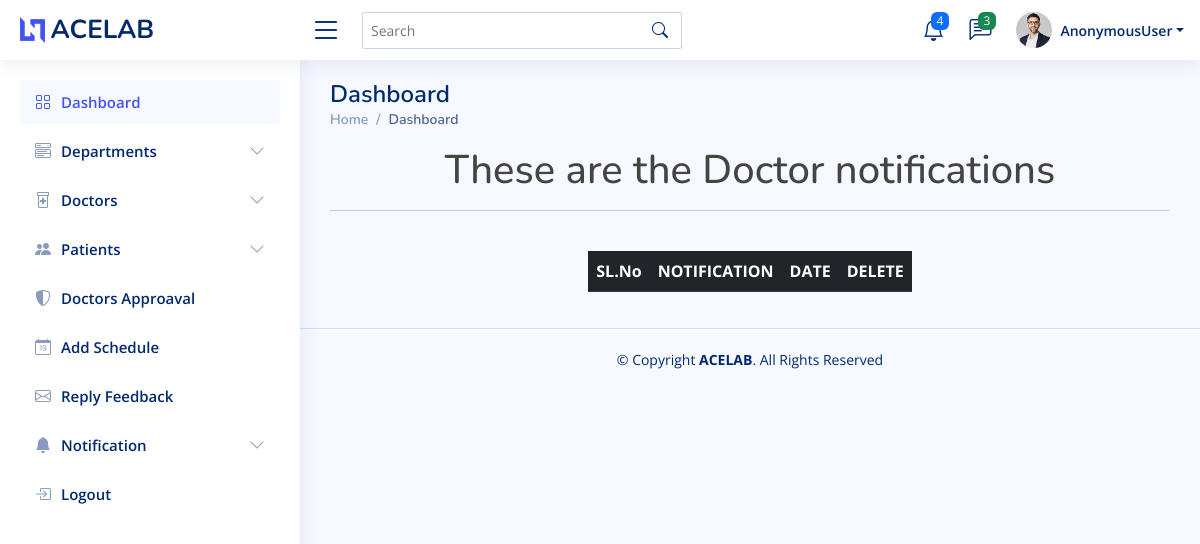
The page /view_doc_notifications on the database as committed earlier.
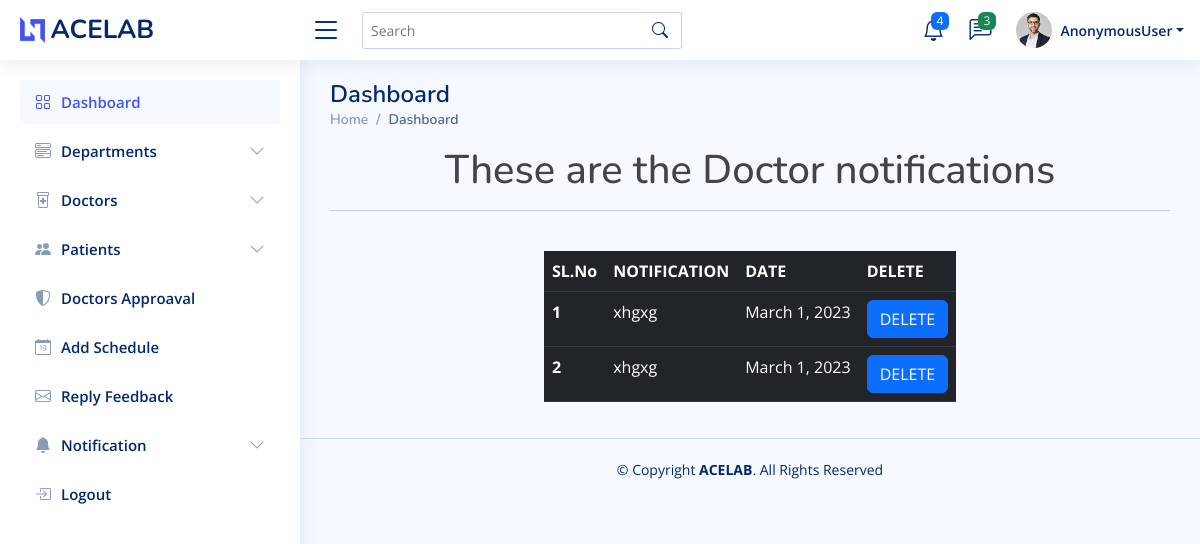
The same page on the database as committed later.
### home/models.py (models this page shows)
class DoctorNotification(models.Model):
    date = models.DateField(auto_now=True)
    subject = models.CharField(max_length=150)

### home/adminview.py (the view)
# urls.py: path('view_doc_notifications', adminview.view_doc_notifications, name='view_doc_notifications'),
def view_doc_notifications(request):
    data = DoctorNotification.objects.all()
    return render(request, 'admin1/doc_notification_list.html', {'data': data})

### templates/admin1/Doc_notification_list.html (shortened to what this page needs)
{% extends 'admin1/admindashboard.html' %}
{%load crispy_forms_tags %}
{% block content %}
<h1 style="text-align:center">These are the Doctor notifications</h1><hr><br>
<div class="row justify-content-center">
    <div class="col-auto">
        <table class="table table-dark table-responsive">
          <thead>
            <tr>
              <th scope="col">SL.No</th>
              <th scope="col">NOTIFICATION</th>
              <th scope="col">DATE</th>
              <th scope="col">DELETE</th>
            </tr>
          </thead>
          <tbody>
          {%  for i in data %}
            <tr>
              <th scope="row">{{forloop.counter}}</th>
              <td>{{i.subject}}</td>
              <td>{{i.date}}</td>
              <td><a href="{% url 'delete_docnotification' i.id %}"> <button type="button" class="btn btn-primary">DELETE</button></a></td>
            </tr>
          {% endfor %}
          </tbody>
        </table>
    </div>
</div>
{% endblock %}

Rows that differ between the two databases and show on the page:
added DoctorNotification: subject "xhgxg", date "March 1, 2023"
added DoctorNotification: subject "xhgxg", date "March 1, 2023"
